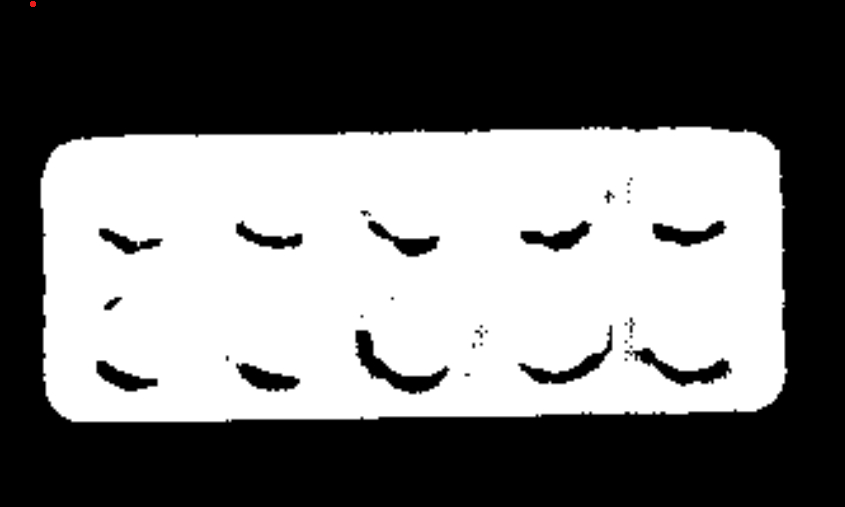
#> input picture TH/Chapter04/ViThuoc.png, 845 x 507 px
$ python CaseStudy4.1_Morphology_Close.py
#> lines starting #> are read from the running program, lines starting #| are printed output that depends on the picture; after the words box and inside, x2 and y2 are one past the last pixel; in counts of white or black regions, pixels touching at a corner belong together
# Created by Tran Phuoc Loi 2101076

import cv2 as cv

img = cv.imread('ViThuoc.png', 0)
#> img: shape (507, 845); min 0, max 255, mean 118.3

blur = cv.medianBlur(img, 5)

_, th = cv.threshold(blur, 200, 255, cv.THRESH_BINARY)
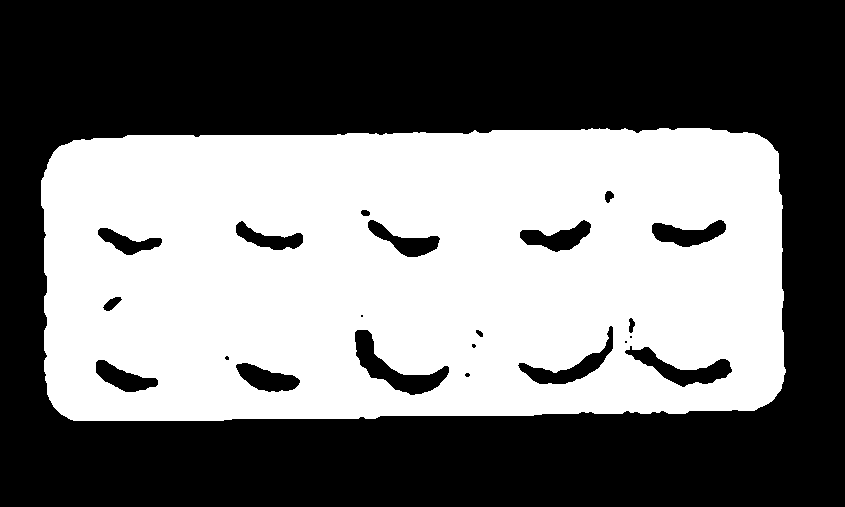
#> th: shape (507, 845); 45.7% white; 1 white region, box (x1, y1, x2, y2) and area: (41, 128, 786, 421) 195754

kernel = cv.getStructuringElement(cv.MORPH_RECT, (19, 19))

clo = cv.morphologyEx(th, cv.MORPH_CLOSE, kernel)
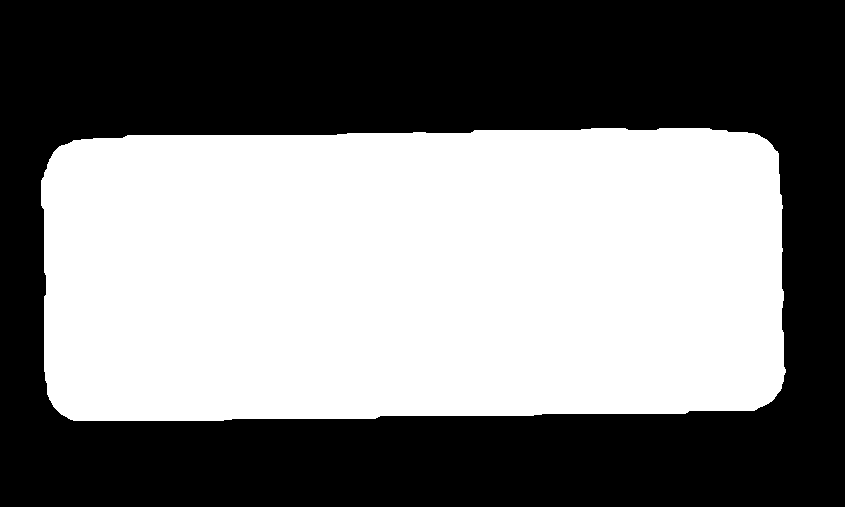
#> clo: shape (507, 845); 48.6% white; 1 white region, box (x1, y1, x2, y2) and area: (41, 128, 786, 421) 208414

cv.imshow('Binary', th)
cv.imshow('CLOSE', clo)

cv.waitKey(0)
cv.destroyAllWindows()
